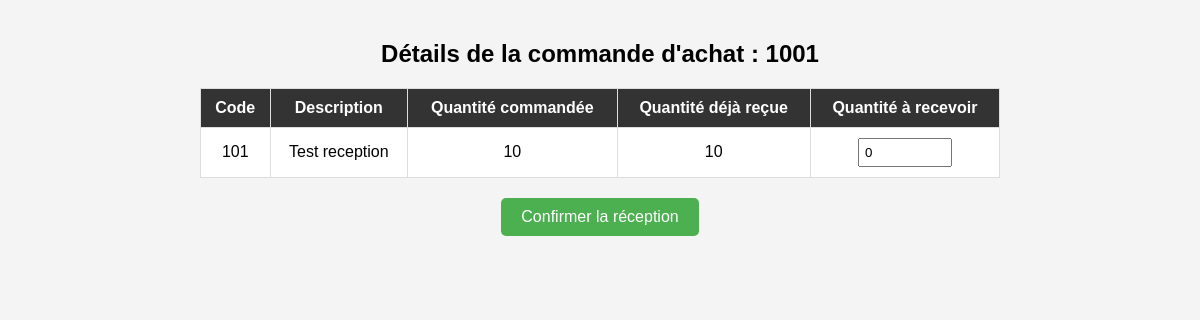
The app's page /reception/commande/1 with its own data.
### app/models/achat.py (models this page shows, shortened)
class Achat(db.Model):
    __tablename__ = 'achat'
    id = db.Column(db.Integer, primary_key=True)
    po = db.Column(db.String(50), unique=True, nullable=False)
    date_achat = db.Column(db.DateTime, default=datetime.utcnow)
    fournisseur = db.Column(db.String(100))
    prix = db.Column(db.Float)
    projet_id = db.Column(db.Integer, db.ForeignKey('projet.id'), nullable=True)
    lignes_achat = db.relationship("LigneAchat", back_populates="achat", cascade="all, delete-orphan")

### app/models/produit.py (models this page shows, shortened)
class Produit(db.Model):
    __tablename__ = 'produit'
    id = db.Column(db.Integer, primary_key=True)
    code = db.Column(db.String(50), unique=True, nullable=False)
    description = db.Column(db.String(255))
    materiaux = db.Column(db.String(100))
    categorie = db.Column(db.String(100))
    quantite = db.Column(db.Integer, default=0)
    historique = db.Column(db.Text, default='[]')  # Historique des modifications, stocké en JSON
    projets_associes = db.relationship("ProduitProjet", back_populates="produit", cascade="all, delete-orphan")
    lignes_achat = db.relationship("LigneAchat", back_populates="produit", cascade="all, delete-orphan")
    lignes_commande = db.relationship("LigneCommandeProduction", back_populates="produit", cascade="all, delete-orphan")
    stocks = db.relationship("Stock", back_populates="produit", cascade="all, delete-orphan")

### app/routes/reception_routes.py (the view)
@reception_bp.route("/commande/<int:achat_id>", methods=["GET"])
def details_commande(achat_id):
    achat = Achat.query.get(achat_id)
    if not achat:
        flash("Commande d'achat introuvée.", "error")
        return redirect(url_for("reception.reception"))
    details = []
    for ligne in achat.lignes_achat:
        produit = ligne.produit  # Relation définie dans LigneAchat
        quantite_recue = sum(
            lr.quantite_recue for lr in produit.lignes_reception_detail if lr.reception.achat_id == achat.id
        )
        details.append({
            "produit_id": produit.id,
            "code": produit.code,
            "description": produit.description,
            "quantite_commandee": ligne.quantite,
            "quantite_recue": quantite_recue,
            "quantite_manquante": ligne.quantite - quantite_recue
        })
    return render_template("reception_commande.html", achat=achat, details=details)

### app/templates/reception_commande.html (shortened to what this page needs)
<!DOCTYPE html>
<html lang="fr">
<head>
</head>
<body>
    <h2>Détails de la commande d'achat : {{ achat.po }}</h2>
    <form id="confirmationForm" method="POST" action="{{ url_for('reception.confirmer_reception') }}">
        <table>
            <thead>
                <tr>
                    <th>Code</th>
                    <th>Description</th>
                    <th>Quantité commandée</th>
                    <th>Quantité déjà reçue</th>
                    <th>Quantité à recevoir</th>
                </tr>
            </thead>
            <tbody>
                {% for detail in details %}
                <tr>
                    <td>{{ detail.code }}</td>
                    <td>{{ detail.description }}</td>
                    <td>{{ detail.quantite_commandee }}</td>
                    <td>{{ detail.quantite_recue }}</td>
                    <td>
                        <input type="number" name="qte_{{ detail.produit_id }}" min="0" max="{{ detail.quantite_manquante }}"
                               value="{{ detail.quantite_manquante }}">
                    </td>
                </tr>
                {% endfor %}
            </tbody>
        </table>
        <button type="submit">Confirmer la réception</button>
    </form>
</body>
</html>

### app/templates/reception_commande.html (style rules this page uses)
body { font-family: Arial, sans-serif; background-color: #f4f4f4; margin: 0; padding: 20px; }
h2 { text-align: center; }
table { width: 100%; border-collapse: collapse; background: white; margin: 20px auto; max-width: 800px; }
th, td { border: 1px solid #ddd; padding: 10px; text-align: center; }
th { background-color: #333; color: white; }
input[type="number"] { width: 80px; padding: 5px; }
button { display: block; margin: 20px auto; padding: 10px 20px; font-size: 16px; background-color: #4CAF50; color: white; border: none; border-radius: 5px; cursor: pointer; }

### records on screen
Achat: po "1001"
Produit: code "101", description "Test reception", quantite_commandee "10", quantite_recue "10", quantite_manquante "0"
